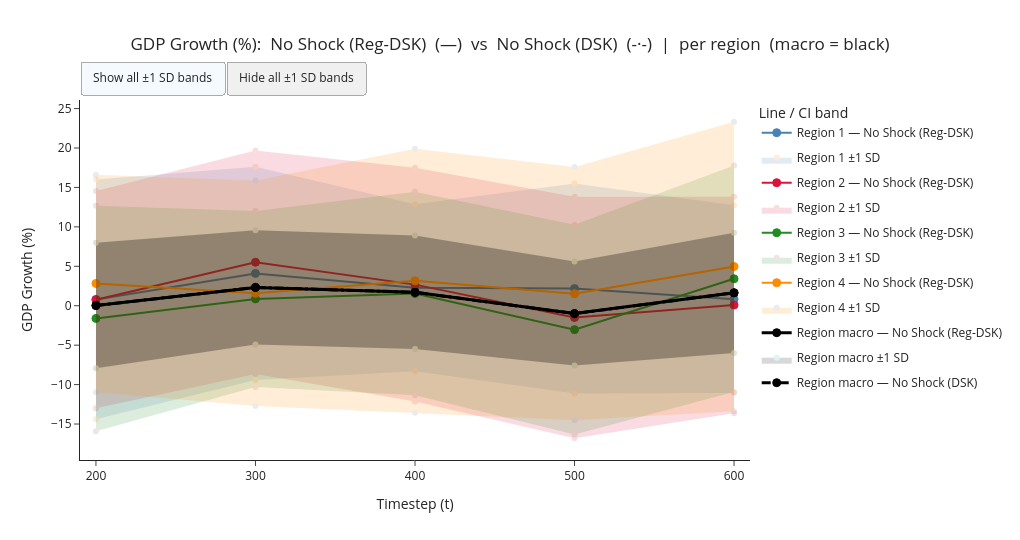
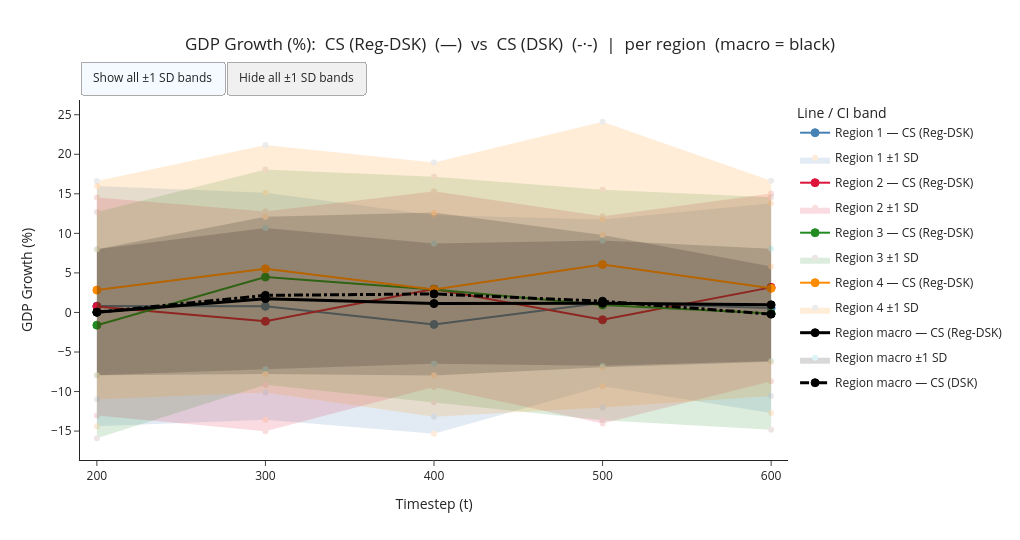

The notebook cell these images were saved under, in order:
### Markdown cell above
### GDP Growth

### Code cell
# Plot 2 — GDP Growth:
build_comparison_fig(hrhs_scenario1, dsk_scenario1, "GDP_r_growth",
                     label_a="No Shock (Reg-DSK)", label_b="No Shock (DSK)").show()

build_comparison_fig(hrhs_scenario2,dsk_scenario2, "GDP_r_growth",
                     label_a="CS (Reg-DSK)", label_b="CS (DSK)").show()

build_comparison_fig(hrhs_scenario3,dsk_scenario3, "GDP_r_growth",
                     label_a="LP+EF (Reg-DSK)", label_b="LP+EF (DSK)").show()

### Figure 1 — Plotly figure (JSON) as saved in the notebook; plotly's stock layout.template omitted (floating-point values rounded to 4 significant figures)
{"data": [{"legendgroup": "line_r1_No Shock (Reg-DSK)", "line": {"color": "steelblue", "dash": "solid", "width": 2}, "marker": {"color": "steelblue", "line": {"color": "steelblue", "width": 1}, "size": 8, "symbol": "circle"}, "mode": "lines+markers", "name": "Region 1 — No Shock (Reg-DSK)", "showlegend": true, "type": "scatter", "x": [200.0, 300.0, 400.0, 500.0, 600.0], "y": [0.8023, 4.1, 2.293, 2.176, 0.8295]}, {"fill": "toself", "fillcolor": "steelblue", "hoverinfo": "skip", "legendgroup": "ci_region_1", "line": {"width": 0}, "name": "Region 1 ±1 SD", "opacity": 0.15, "showlegend": true, "type": "scatter", "visible": true, "x": [200.0, 300.0, 400.0, 500.0, 600.0, 600.0, 500.0, 400.0, 300.0, 200.0], "y": [15.99, 17.62, 12.88, 15.49, 12.73, -11.07, -11.14, -8.294, -9.42, -14.39]}, {"legendgroup": "line_r2_No Shock (Reg-DSK)", "line": {"color": "crimson", "dash": "solid", "width": 2}, "marker": {"color": "crimson", "line": {"color": "crimson", "width": 1}, "size": 8, "symbol": "circle"}, "mode": "lines+markers", "name": "Region 2 — No Shock (Reg-DSK)", "showlegend": true, "type": "scatter", "x": [200.0, 300.0, 400.0, 500.0, 600.0], "y": [0.7586, 5.517, 2.676, -1.497, 0.09569]}, {"fill": "toself", "fillcolor": "crimson", "hoverinfo": "skip", "legendgroup": "ci_region_2", "line": {"width": 0}, "name": "Region 2 ±1 SD", "opacity": 0.15, "showlegend": true, "type": "scatter", "visible": true, "x": [200.0, 300.0, 400.0, 500.0, 600.0, 600.0, 500.0, 400.0, 300.0, 200.0], "y": [14.53, 19.68, 17.49, 13.81, 13.81, -13.62, -16.8, -12.13, -8.65, -13.01]}, {"legendgroup": "line_r3_No Shock (Reg-DSK)", "line": {"color": "forestgreen", "dash": "solid", "width": 2}, "marker": {"color": "forestgreen", "line": {"color": "forestgreen", "width": 1}, "size": 8, "symbol": "circle"}, "mode": "lines+markers", "name": "Region 3 — No Shock (Reg-DSK)", "showlegend": true, "type": "scatter", "x": [200.0, 300.0, 400.0, 500.0, 600.0], "y": [-1.608, 0.866, 1.545, -3.03, 3.418]}, {"fill": "toself", "fillcolor": "forestgreen", "hoverinfo": "skip", "legendgroup": "ci_region_3", "line": {"width": 0}, "name": "Region 3 ±1 SD", "opacity": 0.15, "showlegend": true, "type": "scatter", "visible": true, "x": [200.0, 300.0, 400.0, 500.0, 600.0, 600.0, 500.0, 400.0, 300.0, 200.0], "y": [12.69, 12.03, 14.45, 10.25, 17.77, -10.94, -16.31, -11.36, -10.29, -15.91]}, {"legendgroup": "line_r4_No Shock (Reg-DSK)", "line": {"color": "darkorange", "dash": "solid", "width": 2}, "marker": {"color": "darkorange", "line": {"color": "darkorange", "width": 1}, "size": 8, "symbol": "circle"}, "mode": "lines+markers", "name": "Region 4 — No Shock (Reg-DSK)", "showlegend": true, "type": "scatter", "x": [200.0, 300.0, 400.0, 500.0, 600.0], "y": [2.825, 1.582, 3.158, 1.527, 4.969]}, {"fill": "toself", "fillcolor": "darkorange", "hoverinfo": "skip", "legendgroup": "ci_region_4", "line": {"width": 0}, "name": "Region 4 ±1 SD", "opacity": 0.15, "showlegend": true, "type": "scatter", "visible": true, "x": [200.0, 300.0, 400.0, 500.0, 600.0, 600.0, 500.0, 400.0, 300.0, 200.0], "y": [16.61, 15.88, 19.89, 17.58, 23.33, -13.39, -14.52, -13.58, -12.72, -10.96]}, {"legendgroup": "line_rmacro_No Shock (Reg-DSK)", "line": {"color": "black", "dash": "solid", "width": 3}, "marker": {"color": "black", "line": {"color": "black", "width": 1}, "size": 8, "symbol": "circle"}, "mode": "lines+markers", "name": "Region macro — No Shock (Reg-DSK)", "showlegend": true, "type": "scatter", "x": [200.0, 300.0, 400.0, 500.0, 600.0], "y": [0.02704, 2.325, 1.699, -0.997, 1.641]}, {"fill": "toself", "fillcolor": "black", "hoverinfo": "skip", "legendgroup": "ci_region_macro", "line": {"width": 0}, "name": "Region macro ±1 SD", "opacity": 0.15, "showlegend": true, "type": "scatter", "visible": true, "x": [200.0, 300.0, 400.0, 500.0, 600.0, 600.0, 500.0, 400.0, 300.0, 200.0], "y": [7.985, 9.557, 8.891, 5.595, 9.264, -5.982, -7.589, -5.494, -4.908, -7.931]}, {"legendgroup": "line_rmacro_No Shock (DSK)", "line": {"color": "black", "dash": "dashdot", "width": 3}, "marker": {"color": "black", "line": {"color": "black", "width": 1}, "size": 8, "symbol": "circle"}, "mode": "lines+markers", "name": "Region macro — No Shock (DSK)", "showlegend": true, "type": "scatter", "x": [200.0, 300.0, 400.0, 500.0, 600.0], "y": [0.02704, 2.325, 1.699, -0.997, 1.641]}, {"fill": "toself", "fillcolor": "black", "hoverinfo": "skip", "legendgroup": "ci_region_macro", "line": {"width": 0}, "name": "Region macro ±1 SD", "opacity": 0.15, "showlegend": false, "type": "scatter", "visible": true, "x": [200.0, 300.0, 400.0, 500.0, 600.0, 600.0, 500.0, 400.0, 300.0, 200.0], "y": [7.985, 9.557, 8.891, 5.595, 9.264, -5.982, -7.589, -5.494, -4.908, -7.931]}], "layout": {"height": 540, "legend": {"title": {"text": "Line / CI band"}, "tracegroupgap": 6, "x": 1.01, "y": 1}, "title": {"text": "GDP Growth (%):  No Shock (Reg-DSK)  (—)  vs  No Shock (DSK)  (-·-)  |  per region  (macro = black)", "x": 0.5}, "updatemenus": [{"bgcolor": "#f0f0f0", "bordercolor": "#aaa", "buttons": [{"args": [{"visible": true}, [1, 3, 5, 7, 9, 11]], "label": "Show all ±1 SD bands", "method": "restyle"}, {"args": [{"visible": "legendonly"}, [1, 3, 5, 7, 9, 11]], "label": "Hide all ±1 SD bands", "method": "restyle"}], "direction": "left", "pad": {"r": 8, "t": 4}, "type": "buttons", "x": 0, "xanchor": "left", "y": 1.12}], "width": 1020, "xaxis": {"range": [190, 610], "tickvals": [200, 300, 400, 500, 600], "title": {"text": "Timestep (t)"}}, "yaxis": {"title": {"text": "GDP Growth (%)"}}}}

### Figure 2 — Plotly figure (JSON) as saved in the notebook; plotly's stock layout.template omitted (floating-point values rounded to 4 significant figures)
{"data": [{"legendgroup": "line_r1_CS (Reg-DSK)", "line": {"color": "steelblue", "dash": "solid", "width": 2}, "marker": {"color": "steelblue", "line": {"color": "steelblue", "width": 1}, "size": 8, "symbol": "circle"}, "mode": "lines+markers", "name": "Region 1 — CS (Reg-DSK)", "showlegend": true, "type": "scatter", "x": [200.0, 300.0, 400.0, 500.0, 600.0], "y": [0.8023, 0.7746, -1.513, 1.214, 0.5551]}, {"fill": "toself", "fillcolor": "steelblue", "hoverinfo": "skip", "legendgroup": "ci_region_1", "line": {"width": 0}, "name": "Region 1 ±1 SD", "opacity": 0.15, "showlegend": true, "type": "scatter", "visible": true, "x": [200.0, 300.0, 400.0, 500.0, 600.0, 600.0, 500.0, 400.0, 300.0, 200.0], "y": [15.99, 15.12, 12.32, 11.77, 13.81, -12.7, -9.337, -15.35, -13.57, -14.39]}, {"legendgroup": "line_r2_CS (Reg-DSK)", "line": {"color": "crimson", "dash": "solid", "width": 2}, "marker": {"color": "crimson", "line": {"color": "crimson", "width": 1}, "size": 8, "symbol": "circle"}, "mode": "lines+markers", "name": "Region 2 — CS (Reg-DSK)", "showlegend": true, "type": "scatter", "x": [200.0, 300.0, 400.0, 500.0, 600.0], "y": [0.7586, -1.123, 2.948, -0.9277, 3.172]}, {"fill": "toself", "fillcolor": "crimson", "hoverinfo": "skip", "legendgroup": "ci_region_2", "line": {"width": 0}, "name": "Region 2 ±1 SD", "opacity": 0.15, "showlegend": true, "type": "scatter", "visible": true, "x": [200.0, 300.0, 400.0, 500.0, 600.0, 600.0, 500.0, 400.0, 300.0, 200.0], "y": [14.53, 12.76, 15.31, 12.18, 15.05, -8.705, -14.03, -9.417, -15.01, -13.01]}, {"legendgroup": "line_r3_CS (Reg-DSK)", "line": {"color": "forestgreen", "dash": "solid", "width": 2}, "marker": {"color": "forestgreen", "line": {"color": "forestgreen", "width": 1}, "size": 8, "symbol": "circle"}, "mode": "lines+markers", "name": "Region 3 — CS (Reg-DSK)", "showlegend": true, "type": "scatter", "x": [200.0, 300.0, 400.0, 500.0, 600.0], "y": [-1.608, 4.475, 2.913, 0.9395, -0.1262]}, {"fill": "toself", "fillcolor": "forestgreen", "hoverinfo": "skip", "legendgroup": "ci_region_3", "line": {"width": 0}, "name": "Region 3 ±1 SD", "opacity": 0.15, "showlegend": true, "type": "scatter", "visible": true, "x": [200.0, 300.0, 400.0, 500.0, 600.0, 600.0, 500.0, 400.0, 300.0, 200.0], "y": [12.69, 18.08, 17.16, 15.51, 14.58, -14.83, -13.63, -11.34, -9.128, -15.91]}, {"legendgroup": "line_r4_CS (Reg-DSK)", "line": {"color": "darkorange", "dash": "solid", "width": 2}, "marker": {"color": "darkorange", "line": {"color": "darkorange", "width": 1}, "size": 8, "symbol": "circle"}, "mode": "lines+markers", "name": "Region 4 — CS (Reg-DSK)", "showlegend": true, "type": "scatter", "x": [200.0, 300.0, 400.0, 500.0, 600.0], "y": [2.825, 5.522, 2.894, 6.051, 3.047]}, {"fill": "toself", "fillcolor": "darkorange", "hoverinfo": "skip", "legendgroup": "ci_region_4", "line": {"width": 0}, "name": "Region 4 ±1 SD", "opacity": 0.15, "showlegend": true, "type": "scatter", "visible": true, "x": [200.0, 300.0, 400.0, 500.0, 600.0, 600.0, 500.0, 400.0, 300.0, 200.0], "y": [16.61, 21.17, 18.96, 24.11, 16.64, -10.55, -12.01, -13.18, -10.13, -10.96]}, {"legendgroup": "line_rmacro_CS (Reg-DSK)", "line": {"color": "black", "dash": "solid", "width": 3}, "marker": {"color": "black", "line": {"color": "black", "width": 1}, "size": 8, "symbol": "circle"}, "mode": "lines+markers", "name": "Region macro — CS (Reg-DSK)", "showlegend": true, "type": "scatter", "x": [200.0, 300.0, 400.0, 500.0, 600.0], "y": [0.02704, 1.748, 1.122, 1.169, 0.966]}, {"fill": "toself", "fillcolor": "black", "hoverinfo": "skip", "legendgroup": "ci_region_macro", "line": {"width": 0}, "name": "Region macro ±1 SD", "opacity": 0.15, "showlegend": true, "type": "scatter", "visible": true, "x": [200.0, 300.0, 400.0, 500.0, 600.0, 600.0, 500.0, 400.0, 300.0, 200.0], "y": [7.985, 10.68, 8.723, 9.082, 8.056, -6.124, -6.745, -6.479, -7.188, -7.931]}, {"legendgroup": "line_rmacro_CS (DSK)", "line": {"color": "black", "dash": "dashdot", "width": 3}, "marker": {"color": "black", "line": {"color": "black", "width": 1}, "size": 8, "symbol": "circle"}, "mode": "lines+markers", "name": "Region macro — CS (DSK)", "showlegend": true, "type": "scatter", "x": [200.0, 300.0, 400.0, 500.0, 600.0], "y": [0.02704, 2.162, 2.341, 1.419, -0.214]}, {"fill": "toself", "fillcolor": "black", "hoverinfo": "skip", "legendgroup": "ci_region_macro", "line": {"width": 0}, "name": "Region macro ±1 SD", "opacity": 0.15, "showlegend": false, "type": "scatter", "visible": true, "x": [200.0, 300.0, 400.0, 500.0, 600.0, 600.0, 500.0, 400.0, 300.0, 200.0], "y": [7.985, 12.1, 12.64, 9.781, 5.817, -6.245, -6.942, -7.961, -7.779, -7.931]}], "layout": {"height": 540, "legend": {"title": {"text": "Line / CI band"}, "tracegroupgap": 6, "x": 1.01, "y": 1}, "title": {"text": "GDP Growth (%):  CS (Reg-DSK)  (—)  vs  CS (DSK)  (-·-)  |  per region  (macro = black)", "x": 0.5}, "updatemenus": [{"bgcolor": "#f0f0f0", "bordercolor": "#aaa", "buttons": [{"args": [{"visible": true}, [1, 3, 5, 7, 9, 11]], "label": "Show all ±1 SD bands", "method": "restyle"}, {"args": [{"visible": "legendonly"}, [1, 3, 5, 7, 9, 11]], "label": "Hide all ±1 SD bands", "method": "restyle"}], "direction": "left", "pad": {"r": 8, "t": 4}, "type": "buttons", "x": 0, "xanchor": "left", "y": 1.12}], "width": 1020, "xaxis": {"range": [190, 610], "tickvals": [200, 300, 400, 500, 600], "title": {"text": "Timestep (t)"}}, "yaxis": {"title": {"text": "GDP Growth (%)"}}}}
